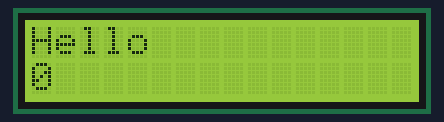
Recording of a sketch running on a simulated Arduino Uno, built with avr-gcc and run on an emulated ATmega328P. Parts: 16×2 character LCD. What the sketch prints to the serial monitor is not drawn.

Above: at 0.1 s.
At 4.1 s:
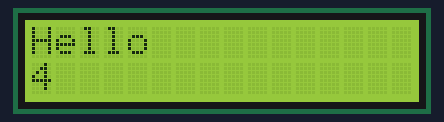
At 9.1 s:
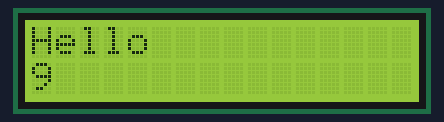
At 19.1 s:
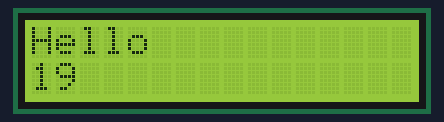
At 28.1 s:
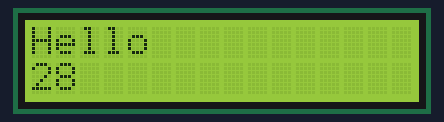
At 38.1 s:
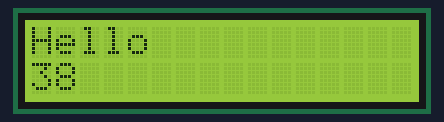

Measured:
- what the display in image 1 shows lasts 1.0 s, from 4.1 s to 5.1 s

The sketch:

Test_Display_A.ino
```cpp
#include <LiquidCrystal.h>

#define LCD_VSS 13
#define LCD_VDD 12
#define LCD_CNTRST 11
#define LCD_RST 10
#define LCD_RW 9
#define LCD_ENB 8
#define LCD_D0 22
#define LCD_D1 24
#define LCD_D2 26
#define LCD_D3 28
#define LCD_D4 30
#define LCD_D5 32
#define LCD_D6 34
#define LCD_D7 36

LiquidCrystal lcd(LCD_RST, LCD_ENB, LCD_D0, LCD_D1, LCD_D2, LCD_D3, LCD_D4, LCD_D5, LCD_D6, LCD_D7);

void setup() {
  pinMode(LCD_RW, OUTPUT);
  pinMode(LCD_CNTRST, OUTPUT);
  pinMode(LCD_VDD, OUTPUT);
  pinMode(LCD_VSS, OUTPUT);

  digitalWrite(LCD_RW, LOW);
  analogWrite(LCD_CNTRST, 150);
  digitalWrite(LCD_VDD, HIGH);
  digitalWrite(LCD_VSS, LOW);

  Serial.begin(9600);

  // set up the LCD's number of columns and rows:
  lcd.clear();
  lcd.begin(16, 2);
  // Print a message to the LCD.
  lcd.print("Hello");
  lcd.setCursor(0, 1);

}

void loop() {
  // set the cursor to column 0, line 1
  // (note: line 1 is the second row, since counting begins with 0):
  lcd.setCursor(0, 1);
  lcd.print(millis() / 1000);

  delay(1000);
  Serial.println(millis()/1000);

}
```
